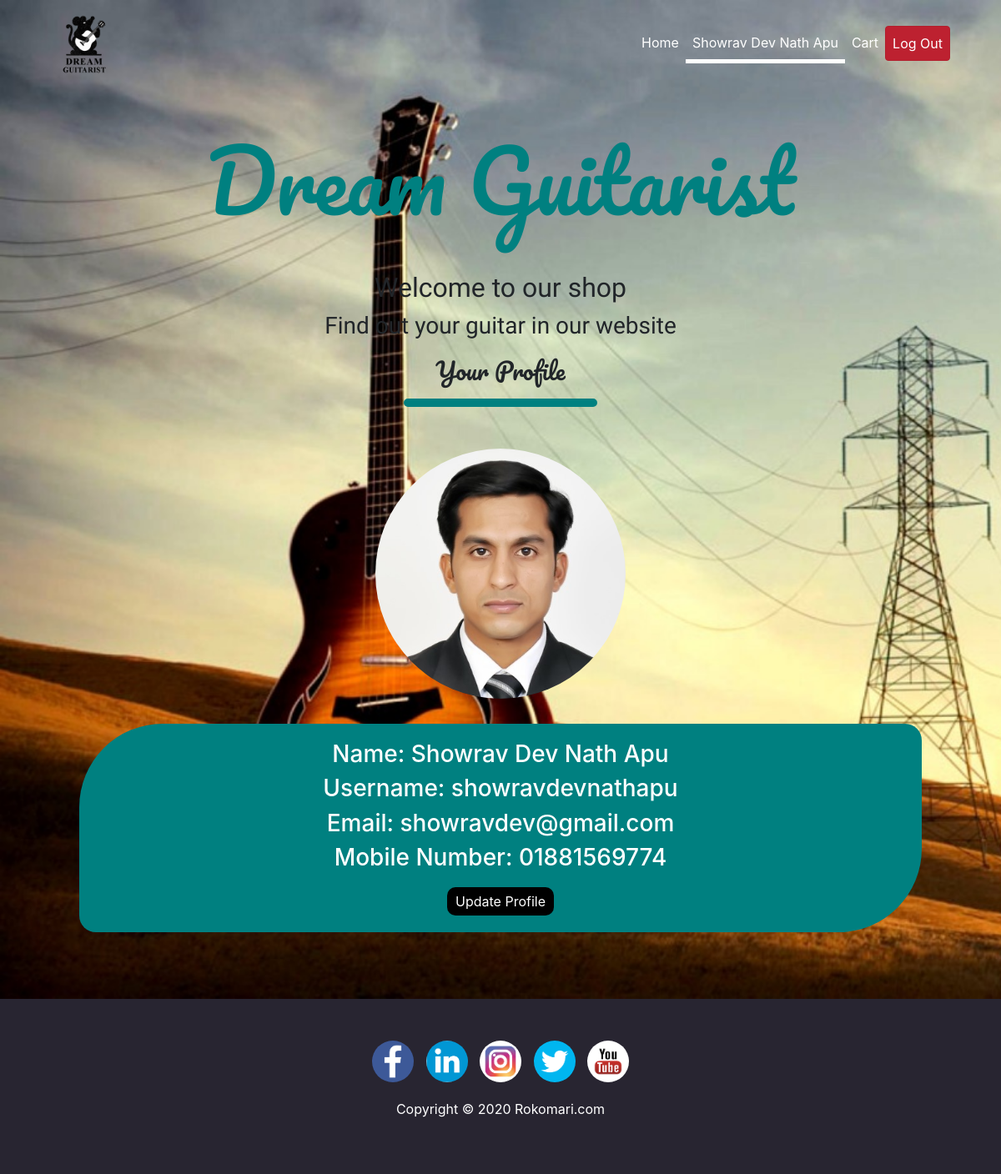
Screenshot of /user/profile.php (signed in) with the database file from the repository.
### tables this page shows
CREATE TABLE `users` (
  `user_id` int(20) NOT NULL,
  `first_name` varchar(20) NOT NULL,
  `last_name` varchar(20) NOT NULL,
  `username` varchar(20) NOT NULL,
  `email` varchar(20) NOT NULL,
  `password` varchar(30) NOT NULL,
  `profile_picture` text DEFAULT NULL,
  `mobile_number` varchar(15) NOT NULL,
  `cart_number` int(20) NOT NULL
);

### user/profile.php (the view, shortened to what this page needs)
<?php
  require 'includes/dbhandler.inc.php';
  if(isset($_SESSION['user_id'])){
    ?>
<!DOCTYPE html>
<html lang="en">
<head>
    <link rel="stylesheet" href="https://stackpath.bootstrapcdn.com/bootstrap/4.5.0/css/bootstrap.min.css"
>
    <link rel="stylesheet" href="styles/index.css">
    <link rel="stylesheet" href="styles/profile.css">
</head>
<body>
    <header>
        <section class="container">
            <nav class="navbar navbar-expand-lg navbar-dark">
                <a class="navbar-brand" href="#"><img src="../images/logo.png" alt=""></a>
                <div class="collapse navbar-collapse" id="navbarNavAltMarkup">
                    <div class="navbar-nav ml-auto">
                        <a class="nav-item nav-link active" href="index.php">Home </a>
                        <a class="nav-item nav-link active navbar-active" href="profile.php"><?php echo $_SESSION['first_name'], ' ', $_SESSION['last_name'] ?></a>
                        <a class="nav-item nav-link active" href="cart.php">Cart</a>
                        <form action='includes/include-logout.php' method='post'>
                          <button type='submit' name='logout-submit' class='nav-item nav-link active btn btn-danger' href=''>Log Out</button>
                        </form>
                    </div>
                </div>
            </nav>
            <div class="heading">
                <h1>Dream Guitarist</h1>
                <h2>Welcome to our shop</h2>
                <h3>Find out your guitar in our website</h3>
            </div>
        </section>
        <?php
        $user = $_SESSION['username'];
        $query = "select * from users";
        $query_run = mysqli_query($conn, $query);
        while($row = mysqli_fetch_array($query_run)){
            $name = $row['first_name']." ".$row['last_name'];
            $username = $row['username'];
            $email = $row['email'];
            $mobile_number = $row['mobile_number'];
            if($user == $username){
          ?>
        <section class="container profile">
            <h3 style="font-family: 'Pacifico', cursive;">Your Profile</h3>
            <hr class="hori-row">
            <div class="profile-pic">
                <img class="img-fluid" src="../images/profile_pictures/<?php echo $row['profile_picture']; ?>" alt="">
            </div>
            <div class="profile-description">
                <h3>Name: <?php echo $name; ?></h3>
                <h3>Username: <?php echo $username; ?> </h3>
                <h3>Email: <?php echo $email; ?> </h3>
                <h3>Mobile Number: <?php echo $mobile_number; ?></h3>
                <form class="" action="update-profile.php" method="post">
                    <button name="update-submit" type="submit" class="custom-button">Update Profile</button>
                </form>
            </div>
        </section>
      <?php } } ?>
    </header>
    <footer>
        <div class="social container">
            <a href=""><img src="../images/social/fb.jpg" alt=""></a>
            <a href=""><img src="../images/social/linkedin.jpg" alt=""></a>
            <a href=""><img src="../images/social/instra.jpg" alt=""></a>
            <a href=""><img src="../images/social/twitter.jpg" alt=""></a>
            <a href=""><img src="../images/social/youtube.jpg" alt=""></a>
            <p class="copyright">Copyright © 2020 Rokomari.com</p>
        </div>
    </footer>
</body>
</html>
<?php
}
else {
  header("Location: index.php");
  exit();
}
?>

### user/styles/index.css (style rules this page uses)
header { background-image: url('../background.jpg'); background-repeat: no-repeat; background-size: cover; height: 950px; }
.navbar-brand img { width: 80px; }
.heading { margin-top: 50px; text-align: center; }
.heading h1 { font-size: 100px; color: teal; font-family: 'Pacifico', cursive; margin-bottom: 50px; }
.heading h2, .heading h3 { font-family: 'Lobster', cursive; margin-bottom: 10px; }
.navbar-active { border-bottom: 5px solid white; }
.custom-button { color: white; background-color: black; border: none; border-radius: 10px; padding: 5px 10px; margin-top: 10px; }
.hori-row { width: 20%; border: 5px solid teal; border-radius: 20px; margin-bottom: 50px; }
footer { background-color: #282531; color: white; padding: 50px 0px; }
.social { text-align: center; }
.social img { border-radius: 50%; width: 50px; margin: 0px 5px; }
.copyright { margin-top: 20px; }

### user/styles/profile.css (style rules this page uses)
.profile-pic img { width: 300px; border-radius: 50%; }
.profile { text-align: center; margin-top: 20px; }
header { height: auto; padding-bottom: 50px; }
.profile-description { background-color: teal; border-radius: 100px 20px 100px 20px; margin: 30px 50px; color: white; padding: 20px; }

### rows the page displays
users: profile_picture (picture), name "Showrav Dev Nath Apu", username "showravdevnathapu", email "showravdev@gmail.com", mobile_number "01881569774"

### other values shown
$_SESSION['first_name'] "Showrav Dev"
$_SESSION['last_name'] "Nath Apu"
